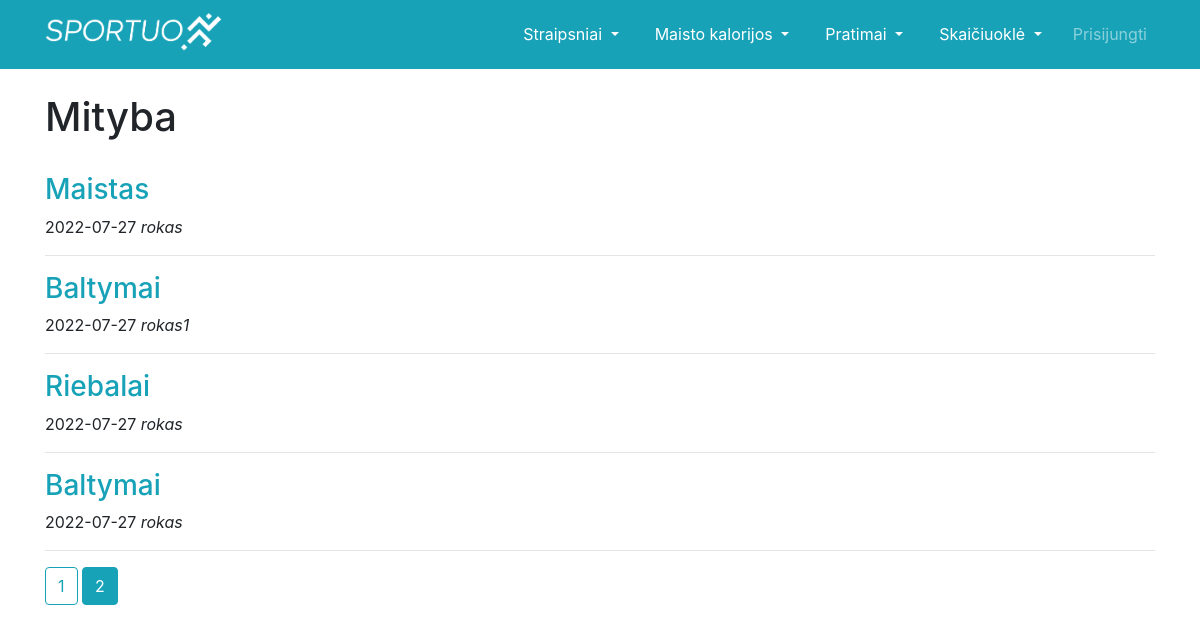
The page /straipsniai_mityba?page=2 on the database its author committed.
### app.py (models this page shows, shortened)
class Straipsnis(db.Model):
    __tablename__ = "straipsnis"
    id = db.Column(db.Integer, primary_key=True)
    vardas = db.Column("Vardas", db.String(), nullable=False)
    pavadinimas = db.Column("Pavadinimas", db.String(), nullable=False)
    tema = db.Column("Tema", db.String(), nullable=False)
    data = db.Column("Data", db.DateTime(), nullable=False, default=datetime.today())
    tekstas = db.Column("Tekstas", db.String(), nullable=False)

### app.py (the view)
@app.route('/straipsniai_mityba')
def straipsniai_mityba():
    page = request.args.get('page', 1, type=int)
    data = Straipsnis.query.filter_by(tema="Mityba").order_by(Straipsnis.data.desc()).paginate(page=page, per_page=9)
    return render_template('straipsniai_mityba.html', data=data, datetime=datetime)

### templates/straipsniai_mityba.html
{% extends "base.html" %}
{% block content %}
<h1>Mityba</h1>
<br>
{% for straipsnis in data.items %}
<h3><a href="{{ url_for('straipsnis',tema=straipsnis.tema, pavadinimas=straipsnis.pavadinimas, id=straipsnis.id) }}"
class="text-info">{{ straipsnis.pavadinimas.capitalize() }}</a></h3>
<p>{{ datetime.strftime(straipsnis.data, "%Y-%m-%d")}} <i>{{ straipsnis.vardas }}</i></p>
<hr>
{% endfor %}
{% for page_num in data.iter_pages(left_edge=1, right_edge=1, left_current=1, right_current=2) %}
  {% if page_num %}
    {% if data.page == page_num %}
      <a class="btn btn-info mb-4" href="{{ url_for('straipsniai_mityba', page=page_num) }}">{{ page_num }}</a>
    {% else %}
      <a class="btn btn-outline-info mb-4" href="{{ url_for('straipsniai_mityba', page=page_num) }}">{{ page_num }}</a>
    {% endif %}
  {% else %}
    ...
  {% endif %}
{% endfor %}
{% endblock %}

### static/css/style.css (style rules this page uses)
body, html { height: 100%; }
* { box-sizing: border-box; }

### rows shown on the page
Straipsnis: pavadinimas "Maistas", strftime "2022-07-27", vardas "rokas"
Straipsnis: pavadinimas "Baltymai", strftime "2022-07-27", vardas "rokas1"
Straipsnis: pavadinimas "Riebalai", strftime "2022-07-27", vardas "rokas"
Straipsnis: pavadinimas "Baltymai", strftime "2022-07-27", vardas "rokas"

### other values the page prints
{{ page_num }} "1"
{{ page_num }} "2"
